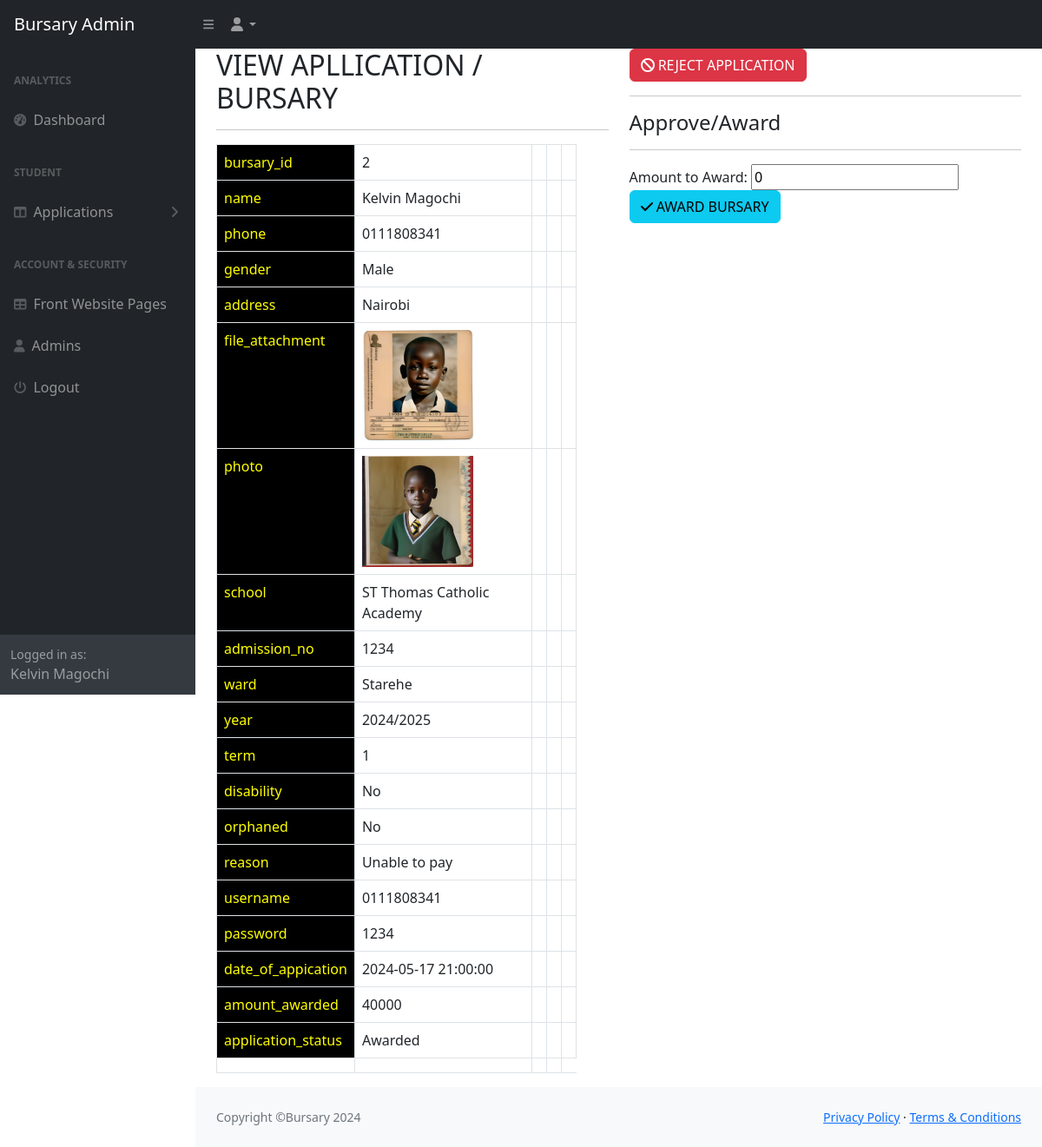
Page /admin/view-application.php?id=2 (signed in) on the committed database.
### tables this page shows
CREATE TABLE `bursary` (
  `bursary_id` int(11) NOT NULL,
  `name` varchar(255) NOT NULL,
  `phone` varchar(255) NOT NULL,
  `gender` varchar(23) NOT NULL,
  `address` varchar(350) NOT NULL,
  `file_attachment` varchar(255) NOT NULL,
  `photo` varchar(255) NOT NULL,
  `school` varchar(255) NOT NULL,
  `admission_no` varchar(255) NOT NULL,
  `ward` varchar(255) NOT NULL,
  `year` varchar(255) NOT NULL,
  `term` varchar(255) NOT NULL,
  `disability` varchar(255) NOT NULL,
  `orphaned` varchar(255) NOT NULL,
  `reason` varchar(1200) NOT NULL,
  `username` varchar(255) NOT NULL,
  `password` varchar(255) NOT NULL,
  `date_of_appication` timestamp NULL DEFAULT CURRENT_TIMESTAMP,
  `amount_awarded` int(11) DEFAULT NULL,
  `application_status` varchar(100) DEFAULT NULL
);

### admin/includes/classes/class.DB.php (called while the page is built)
<?php
 class DB{
 static function connect(){
 $host='localhost';
 $dbuser='root';
 $dbpass='';
 $dbname='bursary_op';
 try{
$con=new PDO('mysql:host='.$host.';dbname='.$dbname,$dbuser,$dbpass);
$con->setAttribute(PDO::ATTR_ERRMODE,PDO::ERRMODE_EXCEPTION);
 return $con;
 } catch(PDOException $e){ die('Oops! database error: '.$e); }
}
 }
  ?>

### admin/includes/classes/class.bursary.php (called while the page is built, shortened)
<?php
 class bursary{
static function search_marched_bursary($col,$value,$start='0',$limit='1000'){
$q='select * from bursary where '.$col.'=:col limit'.' '.$start.','.$limit;
 $data=array();
$stmt=DB::connect()->prepare($q);
$stmt->bindParam(':col',$value);
$stmt->execute();
 while($s=$stmt->fetch(PDO::FETCH_ASSOC)){
 array_push($data,$s); }
 return $data;
}
 }
  ?>

### admin/functions.php (the view, shortened to what this page needs)
<?php
function viewApplication($student){
$st0=bursary::search_marched_bursary("bursary_id",$student);
$st=$st0[0];
 ?>
 <div class="row">
 	<div class="col-sm-6 col-md-6 col-xs-12 col-lg-6"> <h2>VIEW APLLICATION / BURSARY</h2><hr><p>
	<table class="table table-bordered table-stripped" style="width:92%;">
		<?php foreach ($st as $key => $value) { ?>
			<tr>
				<td style="background: black; color: yellow;"><?php echo $key; ?></td> <td><?php
				if ($key=="file_attachment" || $key=="photo") { ?>
					<img src="../<?php echo $value; ?>" style="width: 128px;">
				<?php }else{
				echo $value; } ?></td><td></td><td></td><td></td>
			</tr>
		<?php } ?>
		<tr>
			<td>
			</td>
			<td></td><td></td><td></td>
		</tr>
	</table>
	</div>
 	<div class="col-sm-6 col-md-6 col-xs-12 col-lg-6">
 		<a href="?reject=<?php echo $student; ?>&id=<?php echo $student; ?>" class="btn btn-danger"><i class="fa fa-ban"></i> REJECT APPLICATION </a>
 		<hr><p>
 			<h4>Approve/Award</h4><hr>
 			<form method="GET">
				Amount to Award: <input type="number" name="amount" value="0" required><button type="submit" class="btn btn-info"><i class="fa fa-check"></i> AWARD BURSARY</button></form>
 	</div>
 </div>
<?php } ?>

### admin/head.php (shortened to what this page needs)
<!DOCTYPE html>
<html lang="en">
    <head>
        <link href="https://cdn.jsdelivr.net/npm/simple-datatables@7.1.2/dist/style.min.css" rel="stylesheet" />
        <link href="css/styles.css" rel="stylesheet" />
    </head>
    <body class="sb-nav-fixed">
        <nav class="sb-topnav navbar navbar-expand navbar-dark bg-dark">
            <a class="navbar-brand ps-3" href="home.php">Bursary Admin</a>
            <button class="btn btn-link btn-sm order-1 order-lg-0 me-4 me-lg-0" id="sidebarToggle" href="#!"><i class="fas fa-bars"></i></button>
            <ul class="navbar-nav ms-auto ms-md-0 me-3 me-lg-4">
                <li class="nav-item dropdown">
                    <a class="nav-link dropdown-toggle" id="navbarDropdown" href="#" role="button" data-bs-toggle="dropdown" aria-expanded="false"><i class="fas fa-user fa-fw"></i></a>
                </li>
            </ul>
        </nav>
        <div id="layoutSidenav">
            <div id="layoutSidenav_nav">
                <nav class="sb-sidenav accordion sb-sidenav-dark" id="sidenavAccordion">
                    <div class="sb-sidenav-menu">
                        <div class="nav">
                            <div class="sb-sidenav-menu-heading">Analytics</div>
                            <a class="nav-link" href="home.php">
                                <div class="sb-nav-link-icon"><i class="fas fa-tachometer-alt"></i></div>
                                Dashboard
                            </a>
                            <div class="sb-sidenav-menu-heading">Student</div>
                            <a class="nav-link collapsed" href="#" data-bs-toggle="collapse" data-bs-target="#collapseLayouts" aria-expanded="false" aria-controls="collapseLayouts">
                                <div class="sb-nav-link-icon"><i class="fas fa-columns"></i></div>
                                Applications
                                <div class="sb-sidenav-collapse-arrow"><i class="fas fa-angle-down"></i></div>
                            </a>
                            <div class="sb-sidenav-menu-heading">Account & Security</div>
                            <a class="nav-link" href="all-page.php">
                                <div class="sb-nav-link-icon"><i class="fas fa-table"></i></div>
                                Front Website Pages
                            </a>
                            <a class="nav-link" href="all-admin.php">
                                <div class="sb-nav-link-icon"><i class="fas fa-user"></i></div>
                                Admins
                            </a>
                            <a class="nav-link" href="home.php">
                                <div class="sb-nav-link-icon"><i class="fas fa-power-off"></i></div>
                                Logout
                            </a>
                        </div>
                    </div>
                    <div class="sb-sidenav-footer">
                        <div class="small">Logged in as:</div>
                        <?php echo $_SESSION['user_details']['name']; ?>
                    </div>
                </nav>
            </div>
            <div id="layoutSidenav_content">
                <main>
                    <div class="container-fluid px-4">

### admin/view-application.php (shortened to what this page needs)
<?php
include_once("head.php");
include_once("functions.php");
if (isset($_GET['id'])) {
	viewApplication($_GET['id']);
}else{
	echo "<h2>ERROR 404</h2>";
}
?>
<?php include_once("foot.php"); ?>

### admin/foot.php (shortened to what this page needs)
</div>
</main>
                <footer class="py-4 bg-light mt-auto">
                    <div class="container-fluid px-4">
                        <div class="d-flex align-items-center justify-content-between small">
                            <div class="text-muted">Copyright &copy;Bursary 2024</div>
                            <div>
                                <a href="#">Privacy Policy</a>
                                &middot;
                                <a href="#">Terms &amp; Conditions</a>
                            </div>
                        </div>
                    </div>
                </footer>
            </div>
        </div>
    </body>
</html>

### rows in the picture
bursary: bursary_id "2", name "Kelvin Magochi", phone "0111808341", gender "Male", address "Nairobi", file_attachment (picture), photo (picture), school "ST Thomas Catholic Academy", admission_no "1234", ward "Starehe", year "2024/2025", term "1", disability "No", orphaned "No", reason "Unable to pay", username "0111808341", password "1234", date_of_appication "2024-05-17 21:00:00", amount_awarded "40000", application_status "Awarded"

### other values in the picture
$_SESSION['user_details']['name'] "Kelvin Magochi"
$key "bursary_id"
$key "name"
$key "phone"
$key "gender"
$key "address"
$key "file_attachment"
$key "photo"
$key "school"
$key "admission_no"
$key "ward"
$key "year"
$key "term"
$key "disability"
$key "orphaned"
